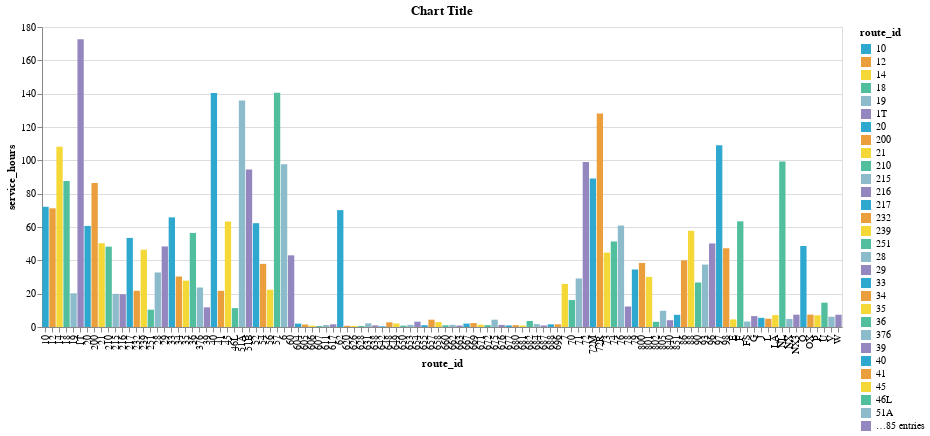

Notebook source saved alongside this figure:
### Code cell
chart = (alt.Chart(agg_df)
         .mark_bar()
         .encode(
             x="route_id:N",
             y="service_hours:Q",
             color=alt.Color("route_id:N",
                 scale=alt.Scale(range=cp.CALITP_CATEGORY_BRIGHT_COLORS))
         ).properties(title="Chart Title", width=800)
        )

chart

### Figure 1 — Vega-Lite specification as saved in the notebook (floating-point values rounded to 4 significant figures)
{"config": {"view": {"continuousWidth": 400, "continuousHeight": 300}}, "data": {"name": "data-ba9a0550b896ef7383f4e381fa627c33"}, "mark": "bar", "encoding": {"color": {"field": "route_id", "scale": {"range": ["#2EA8CE", "#EB9F3C", "#F4D837", "#51BF9D", "#8CBCCB", "#9487C0"]}, "type": "nominal"}, "x": {"field": "route_id", "type": "nominal"}, "y": {"field": "service_hours", "type": "quantitative"}}, "title": "Chart Title", "width": 800, "$schema": "https://vega.github.io/schema/vega-lite/v4.17.0.json", "datasets": {"data-ba9a0550b896ef7383f4e381fa627c33": [{"route_id": "10", "service_hours": 72.13}, {"route_id": "12", "service_hours": 71.21}, {"route_id": "14", "service_hours": 108.2}, {"route_id": "18", "service_hours": 87.62}, {"route_id": "19", "service_hours": 20.22}, {"route_id": "1T", "service_hours": 172.6}, {"route_id": "20", "service_hours": 60.64}, {"route_id": "200", "service_hours": 86.35}, {"route_id": "21", "service_hours": 50.26}, {"route_id": "210", "service_hours": 48.21}, {"route_id": "215", "service_hours": 19.9}, {"route_id": "216", "service_hours": 19.67}, {"route_id": "217", "service_hours": 53.45}, {"route_id": "232", "service_hours": 21.73}, {"route_id": "239", "service_hours": 46.38}, {"route_id": "251", "service_hours": 10.4}, {"route_id": "28", "service_hours": 32.73}, {"route_id": "29", "service_hours": 48.33}, {"route_id": "33", "service_hours": 65.78}, {"route_id": "34", "service_hours": 30.28}, {"route_id": "35", "service_hours": 27.82}, {"route_id": "36", "service_hours": 56.46}, {"route_id": "376", "service_hours": 23.69}, {"route_id": "39", "service_hours": 11.8}, {"route_id": "40", "service_hours": 140.4}, {"route_id": "41", "service_hours": 21.72}, {"route_id": "45", "service_hours": 63.27}, {"route_id": "46L", "service_hours": 11.34}, {"route_id": "51A", "service_hours": 135.9}, {"route_id": "51B", "service_hours": 94.43}, {"route_id": "52", "service_hours": 62.29}, {"route_id": "54", "service_hours": 37.89}, {"route_id": "56", "service_hours": 22.35}, {"route_id": "57", "service_hours": 140.6}, {"route_id": "6", "service_hours": 97.68}, {"route_id": "60", "service_hours": 43.0}, {"route_id": "604", "service_hours": 2.02}, {"route_id": "605", "service_hours": 1.49}, {"route_id": "606", "service_hours": 0.8}, {"route_id": "607", "service_hours": 0.57}, {"route_id": "611", "service_hours": 1.16}, {"route_id": "617", "service_hours": 1.61}, {"route_id": "62", "service_hours": 70.13}, {"route_id": "620", "service_hours": 0.72}, {"route_id": "626", "service_hours": 0.67}, {"route_id": "628", "service_hours": 0.58}, {"route_id": "631", "service_hours": 2.18}, {"route_id": "638", "service_hours": 0.96}, {"route_id": "642", "service_hours": 0.42}, {"route_id": "648", "service_hours": 2.8}, {"route_id": "649", "service_hours": 2.11}, {"route_id": "650", "service_hours": 0.82}, {"route_id": "653", "service_hours": 1.27}, {"route_id": "654", "service_hours": 3.19}, {"route_id": "655", "service_hours": 1.07}, {"route_id": "657", "service_hours": 4.39}, {"route_id": "658", "service_hours": 2.96}, {"route_id": "660", "service_hours": 1.02}, {"route_id": "662", "service_hours": 1.27}, {"route_id": "663", "service_hours": 0.87}, {"route_id": "667", "service_hours": 2.05}, {"route_id": "669", "service_hours": 2.37}, {"route_id": "671", "service_hours": 1.42}, {"route_id": "672", "service_hours": 1.15}, {"route_id": "675", "service_hours": 4.39}, {"route_id": "676", "service_hours": 1.23}, {"route_id": "677", "service_hours": 0.94}, {"route_id": "680", "service_hours": 1.1}, {"route_id": "681", "service_hours": 0.84}, {"route_id": "682", "service_hours": 3.6}, {"route_id": "684", "service_hours": 1.72}, {"route_id": "687", "service_hours": 0.92}, {"route_id": "688", "service_hours": 1.6}, {"route_id": "696", "service_hours": 1.61}, {"route_id": "7", "service_hours": 25.86}, {"route_id": "70", "service_hours": 16.18}, {"route_id": "71", "service_hours": 29.13}, {"route_id": "72", "service_hours": 98.99}, {"route_id": "72M", "service_hours": 89.09}, {"route_id": "72R", "service_hours": 128.1}, {"route_id": "73", "service_hours": 44.64}, {"route_id": "74", "service_hours": 51.31}, {"route_id": "76", "service_hours": 60.87}, {"route_id": "78", "service_hours": 12.31}, {"route_id": "79", "service_hours": 34.5}, {"route_id": "800", "service_hours": 38.44}, {"route_id": "801", "service_hours": 30.06}, {"route_id": "802", "service_hours": 3.12}, {"route_id": "805", "service_hours": 9.75}, {"route_id": "840", "service_hours": 4.08}, {"route_id": "851", "service_hours": 7.3}, {"route_id": "86", "service_hours": 39.98}, {"route_id": "88", "service_hours": 57.71}, {"route_id": "90", "service_hours": 26.72}, {"route_id": "93", "service_hours": 37.47}, {"route_id": "96", "service_hours": 50.13}, {"route_id": "97", "service_hours": 109.0}, {"route_id": "98", "service_hours": 47.23}, {"route_id": "E", "service_hours": 4.56}, {"route_id": "F", "service_hours": 63.4}, {"route_id": "FS", "service_hours": 3.28}, {"route_id": "G", "service_hours": 6.55}, {"route_id": "J", "service_hours": 5.5}, {"route_id": "L", "service_hours": 4.98}, {"route_id": "LA", "service_hours": 7.15}, {"route_id": "NL", "service_hours": 99.37}, {"route_id": "NX", "service_hours": 4.82}, {"route_id": "NX3", "service_hours": 7.39}, {"route_id": "O", "service_hours": 48.59}, {"route_id": "OX", "service_hours": 7.41}, {"route_id": "P", "service_hours": 7.01}, {"route_id": "U", "service_hours": 14.6}, {"route_id": "V", "service_hours": 6.15}, {"route_id": "W", "service_hours": 7.35}]}}
